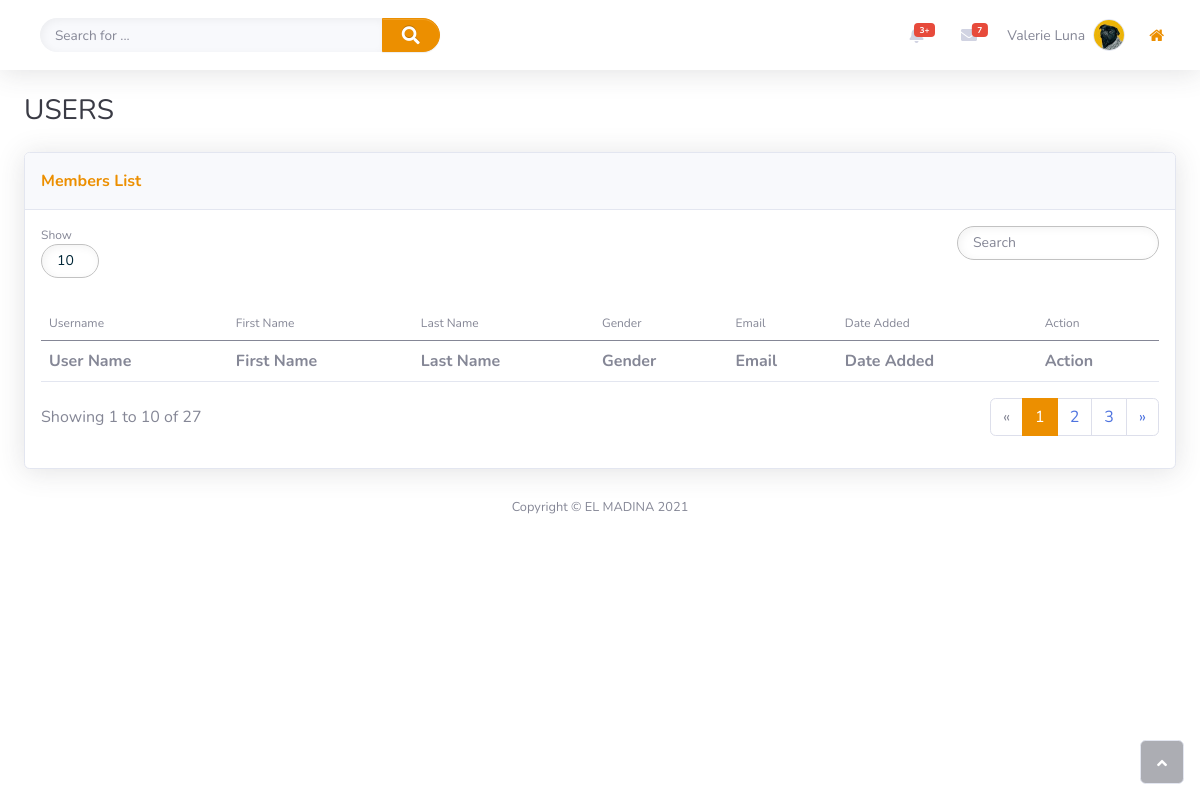
The app's page /membersList/, older data.
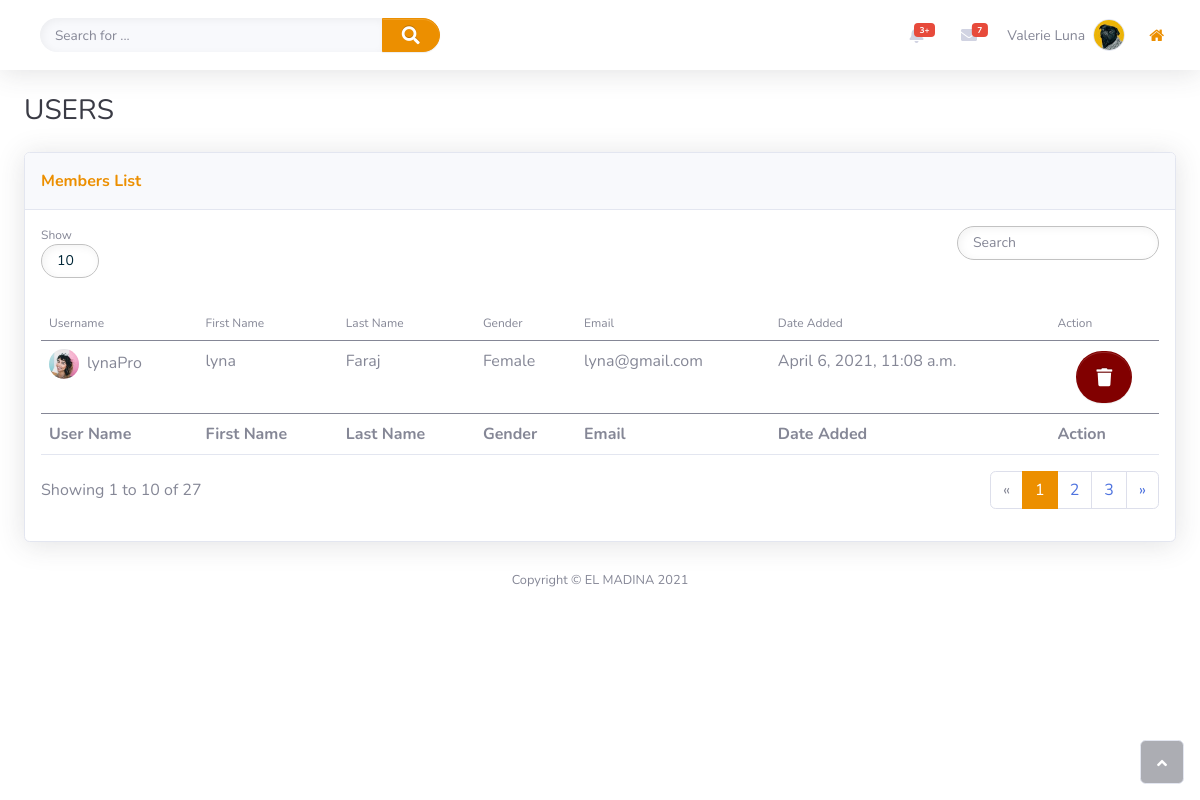
The same page, newer data.
### management_side/models.py (models this page shows, shortened)
class Member(models.Model):
    GENDER=(('Female','Female'),('Male','Male'))
    username= models.CharField(max_length=50,null=True)
    first_name= models.CharField(max_length=50,null=True)
    last_name= models.CharField(max_length=50,null=True)
    gender= models.CharField(max_length=50,null=True,choices=GENDER)
    email= models.CharField( max_length=50,null=True)
    city= models.CharField( max_length=50,null=True)
    country= models.CharField( max_length=50,null=True)
    address= models.CharField( max_length=50,null=True)
    date_created= models.DateTimeField(auto_now=False, auto_now_add=True)

### management_side/views.py (the view)
# urls.py: path('membersList/',views.membersList,name="membersList"),
def membersList(request):
    member=Member.objects.all()
    return render(request,'admin/membersList.html',{'member':member})

### management_side/templates/admin/membersList.html (shortened to what the changed rows need)
{%extends 'admin/main.html'%}
{% load static %}
{% block content%}
    <div class="d-flex flex-column" id="content-wrapper">
        <div id="content">
            <div class="container-fluid">
                <div class="card shadow">
                    <div class="card-body">
                        <div class="table-responsive table mt-2" id="dataTable" role="grid" aria-describedby="dataTable_info">
                            <table class="table my-0" id="dataTable">
                                <thead>
                                    <tr>
                                        <th>Username</th>
                                        <th>First Name</th>
                                        <th>Last Name</th>
                                        <th>Gender</th>
                                        <th>Email</th>
                                        <th>Date Added</th>
                                        <th>Action</th>
                                    </tr>
                                </thead>
                                <tbody>
                                    {%for item in member%}
                                    <tr>
                                        <td><a href="{% url 'profileMember' item.id%}"><img class="rounded-circle me-2" width="30" height="30"  src="{%static 'img/avatars/avatar1.jpeg'%}"></a>{{item.username}}</td>
                                        <td>{{item.first_name}}</td>
                                        <td>{{item.last_name}}</td>
                                        <td>{{item.gender}}</td>
                                        <td>{{item.email}}</td>
                                        <td>{{item.date_created}}</td>
                                        <td class="text-center"><a class="btn btn-danger" role="button" style="margin: 2px;background: #810000;"><i class="fas fa-trash"></i></a></td>
                                    </tr>
                                    {% endfor%}
                                </tbody>
                            </table>
                        </div>
                    </div>
                </div>
            </div>
        </div>
    </div>
{% endblock%}

Row changes from the older to the newer data that the page shows:
added Member: username "lynaPro", first_name "lyna", last_name "Faraj", gender "Female", email "lyna@gmail.com", date_created "April 6, 2021, 11:08 a.m."
